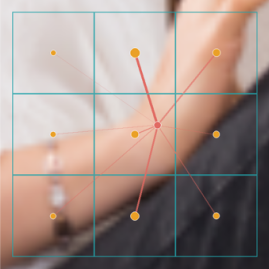
#> input picture outputs/vis/groundedhuman_teaser_layout_20260922/anchor20.png, 269 x 269 px; its folder holds 3 pictures in this run
$ python build_layout.py
#> lines starting #> are read from the running program, lines starting #| are printed output that depends on the picture
from pathlib import Path
from PIL import Image, ImageDraw, ImageFont
import base64
from io import BytesIO

OUT=Path(__file__).resolve().parent
ASSETS=OUT.parent/'groundedhuman_teaser_layout_20260922'
W,H,S=1800,1000,2
im=Image.new('RGB',(W*S,H*S),'white');d=ImageDraw.Draw(im)
#> after `im = Image.new('RGB', (W * S, H * S), 'white')`: im: PIL image 3600x2000 RGB; every value is 255
ink='#183A45';muted='#667D83';coral='#CD776C';teal='#28959A';amber='#D79C28';purple='#9466AA'
def font(n,b=False,serif=False):return ImageFont.truetype('C:/Windows/Fonts/'+('times' if serif else 'arial')+('bd' if b else '')+'.ttf',n*S)
def txt(x,y,t,n=22,c=ink,b=False,serif=False):d.text((x*S,y*S),t,font=font(n,b,serif),fill=c)
def line(p,c=muted,w=1):d.line([(int(x*S),int(y*S)) for x,y in p],fill=c,width=w*S)
def ellipse(box,c=coral,w=2):d.ellipse(tuple(int(v*S) for v in box),outline=c,width=w*S)
def crop_asset(name,box):
#> called with name = 'anchor20', box = (38, 97, 246, 246)
 x,y,w,h=box;a=Image.open(ASSETS/(name+'.png')).convert('RGB');a=a.resize((w*S,h*S),Image.Resampling.LANCZOS);im.paste(a,(x*S,y*S))
#> in crop_asset, a is the input picture: PIL image 269x269 RGB; mean R, G, B 161.2, 143.1, 136.5
#> after `im.paste(a, (x * S, y * S))`:
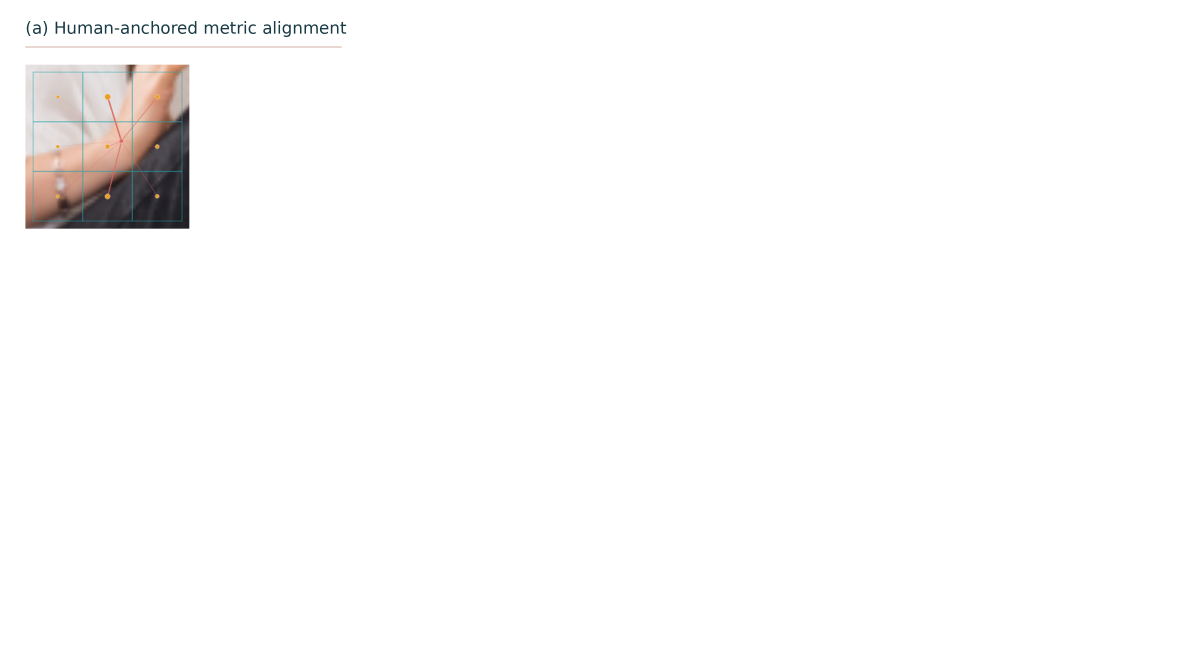
#> im: PIL image 3600x2000 RGB (shown at 1/3 size); mean R, G, B 251.5, 250.9, 250.7

# The two explanations stay in a left column; hero takes 65% of width.
txt(38,27,'(a) Human-anchored metric alignment',25,b=True)
line([(38,70),(512,70)],'#DEC2BC',2)
crop_asset('anchor20',(38,97,246,246))
txt(306,110,'Body anchor',21,c=coral,b=True)
txt(306,149,'3 x 3 local',21)
txt(306,178,'scene tokens',21)
txt(306,225,'Cross-attention',19,c=muted)
txt(306,254,'weights',19,c=muted)
txt(38,367,'Anchor-scene cross attention',21,b=True)
txt(38,401,'Human metric prior + local scene evidence',18,c=muted)
txt(38,437,'D',28,serif=True);txt(59,430,'m',16,serif=True)
txt(80,437,'= s D',28,serif=True);txt(148,430,'r',16,serif=True);txt(165,437,'+ b',28,serif=True)
txt(290,444,'Shared metric reference',17,c=coral)

txt(38,535,'(b) Regional placement refinement',25,b=True)
line([(38,578),(512,578)],'#B7D4D3',2)
crop_asset('hands54',(38,602,246,246))
#> call 2 of crop_asset, with name = 'hands54', box = (38, 602, 246, 246)
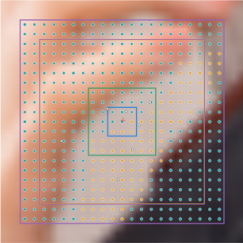
#> input picture outputs/vis/groundedhuman_teaser_layout_20260922/hands54.png, 243 x 243 px
#> in crop_asset, a is the input picture: PIL image 243x243 RGB; mean R, G, B 173.6, 144.1, 133
#> in crop_asset (call 2), `a = a.resize((w * S, h * S), Image.Resampling.LANCZOS)`:
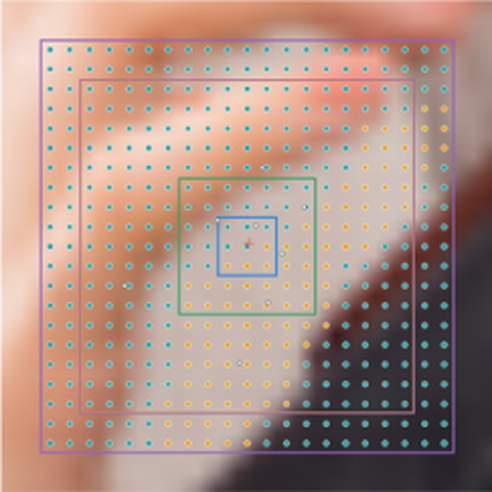
#> a: PIL image 492x492 RGB; mean R, G, B 173.6, 144.2, 133
#> in crop_asset (call 2), `im.paste(a, (x * S, y * S))`:
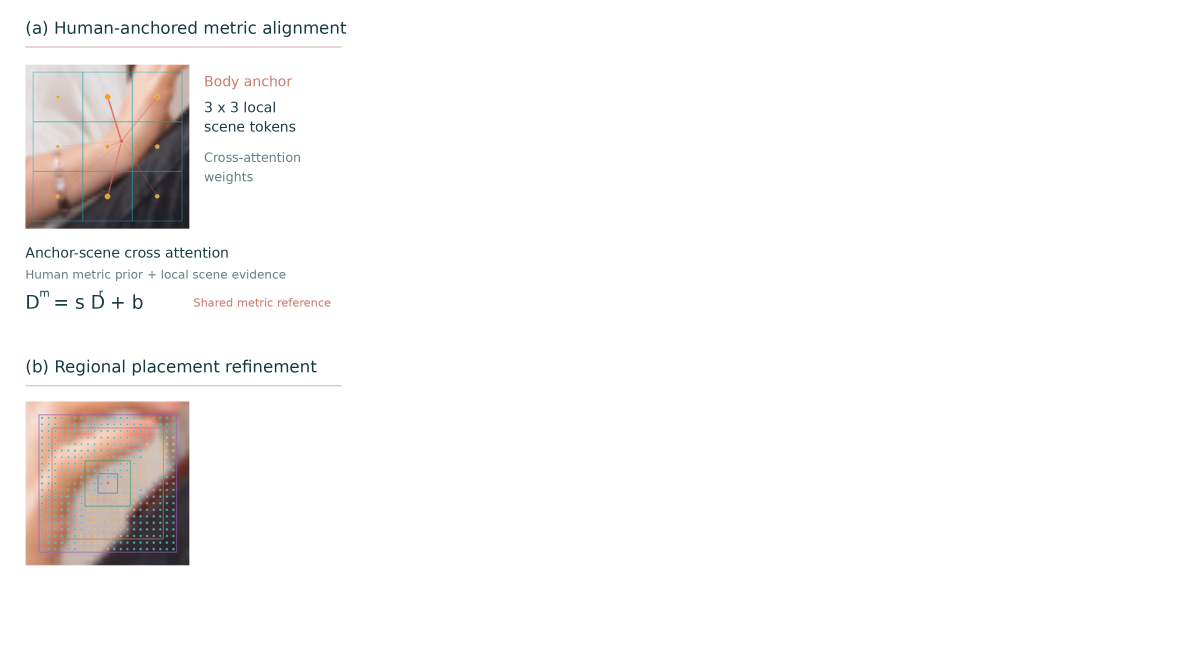
#> im: PIL image 3600x2000 RGB (shown at 1/3 size); mean R, G, B 247.9, 246.4, 245.8
for label,y,col in [('3 x 3',620,'#2885DB'),('7 x 7',664,'#3F9D66'),('Adaptive',708,amber),('Outer annulus',752,purple)]:
 line([(303,y+11),(317,y+11)],col,3);txt(328,y,label,20,c=col)
txt(38,866,'Regional translation prediction',21,b=True)
txt(38,900,'Multi-scale evidence -> reliable regional votes',18,c=muted)
for x,label,col in [(38,'Self-surface',teal),(210,'Environment',amber)]:
 d.ellipse((x*S,944*S,(x+9)*S,953*S),fill=col);txt(x+18,936,label,17,c=muted)

txt(608,29,'Grounded human-scene reconstruction',31,b=True)
txt(608,76,'A shared scale. A jointly refined body position.',22,c=muted)
crop_asset('scene',(608,163,1148,764))
#> call 3 of crop_asset, with name = 'scene', box = (608, 163, 1148, 764)
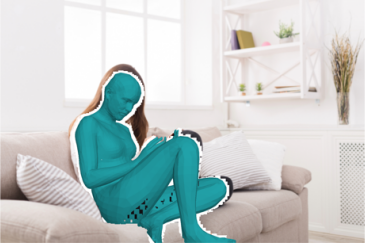
#> input picture outputs/vis/groundedhuman_teaser_layout_20260922/scene.png, 365 x 243 px
#> in crop_asset, a is the input picture: PIL image 365x243 RGB; mean R, G, B 193.2, 204.1, 203
#> in crop_asset (call 3), `im.paste(a, (x * S, y * S))`:
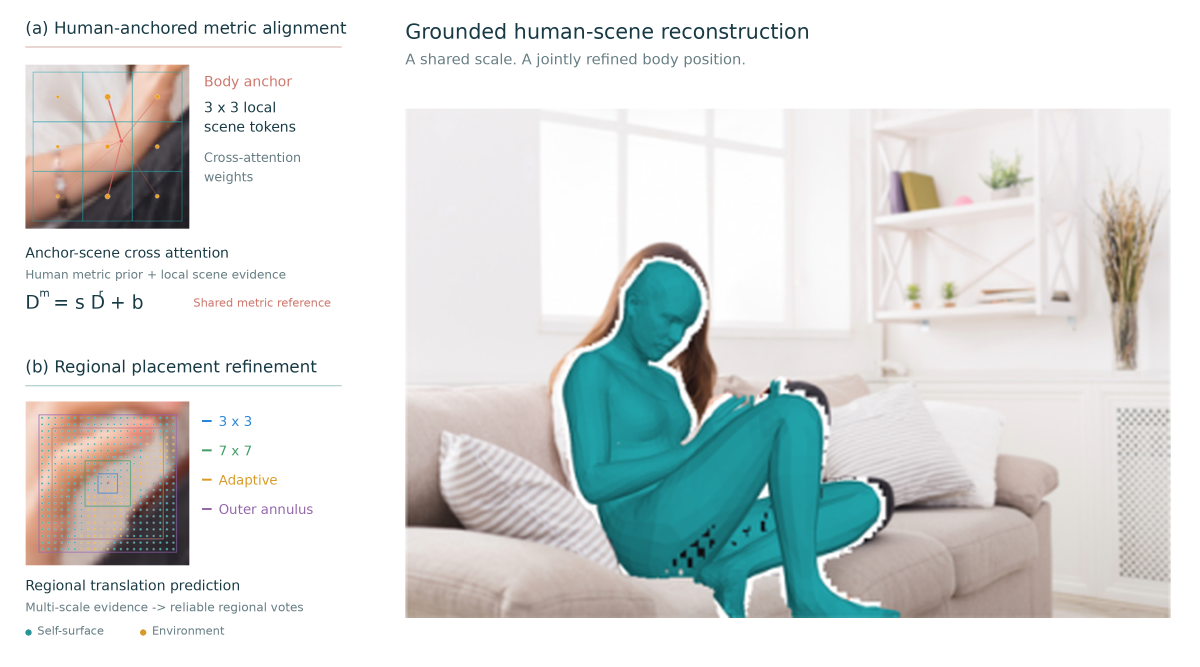
#> im: PIL image 3600x2000 RGB (shown at 1/3 size); mean R, G, B 216.6, 220.6, 219.5
# Modest scientific annotations on the same scene. Leader endpoints are visual locators.
hand=(608+(559-382)/365*1148,163+(155-21)/243*764)
ellipse((hand[0]-29,hand[1]-23,hand[0]+29,hand[1]+23),coral,2)
line([(515,223),(558,223),(588,488),(hand[0]-26,hand[1]-12)],'#D9A69D',1)
line([(515,724),(570,724),(hand[0]-23,hand[1]+16)],teal,2)

# Scale calibration and rigid placement are conceptual callouts, not fabricated measurements.
txt(1450,133,'Scene metric scale  s',19,c=muted)
line([(1449,160),(1719,160)],muted,1)
line([(1449,152),(1449,168)],muted,1);line([(1719,152),(1719,168)],muted,1)
txt(1000,946,'Fixed body pose and shape',20,c=ink,b=True)
txt(1430,946,'One whole-body translation',20,c=teal,b=True)
im.save(OUT/'layout_existing_assets.png')
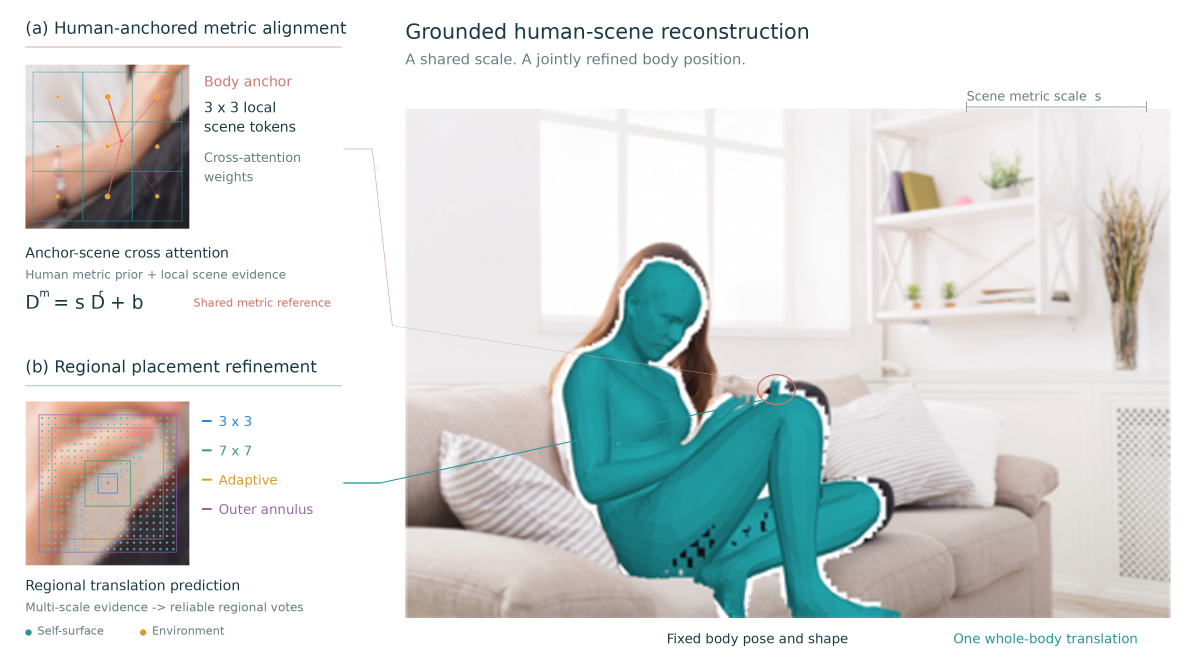
#> saved as layout_existing_assets.png: PIL image 3600x2000 RGB (shown at 1/3 size); mean R, G, B 216.2, 220.3, 219.2
print(OUT/'layout_existing_assets.png')
